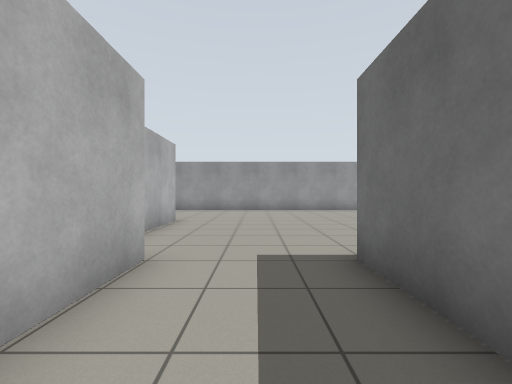
View 1 (above)

16 first-person views from a walk through a robot-simulator world made for Gazebo. The camera is 0.94 m above the floor, looks level and sees 90° across. The floor is counted in squares, 1 m on a side. Each view is taken from the middle of a square. On the plan, view 1 faces up. The plan holds only what a view shows up to about 10 squares ahead; the rest is blank.

View 2
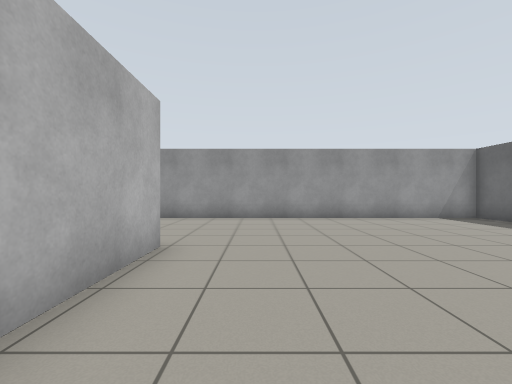

View 3
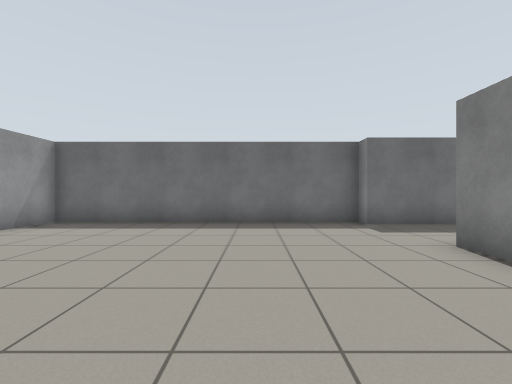

View 4
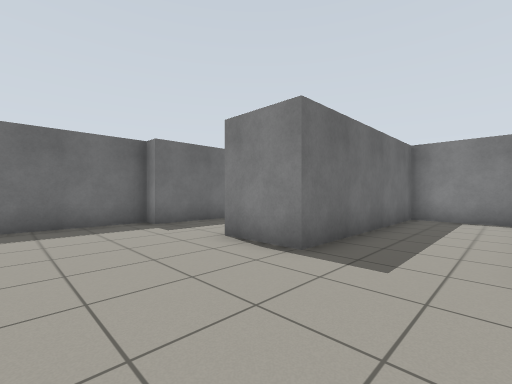

View 5
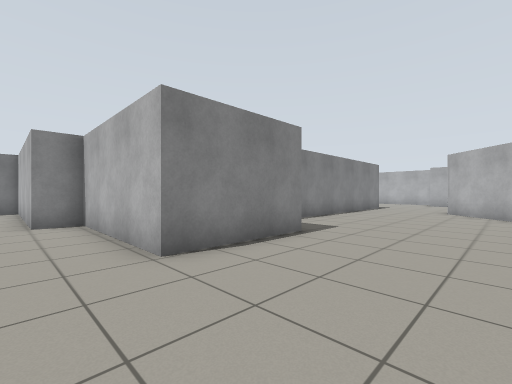

View 6
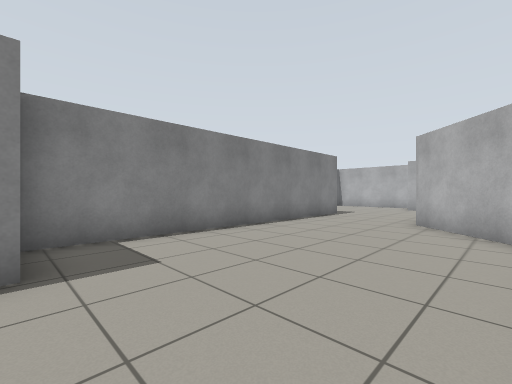

View 7
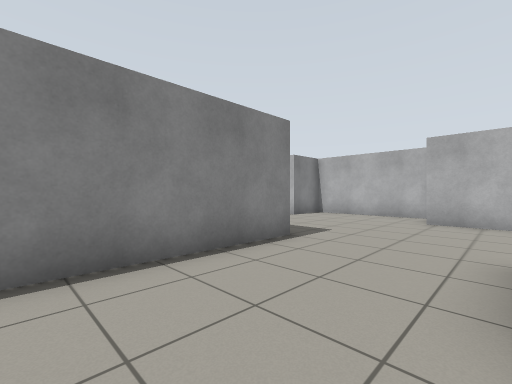

View 8
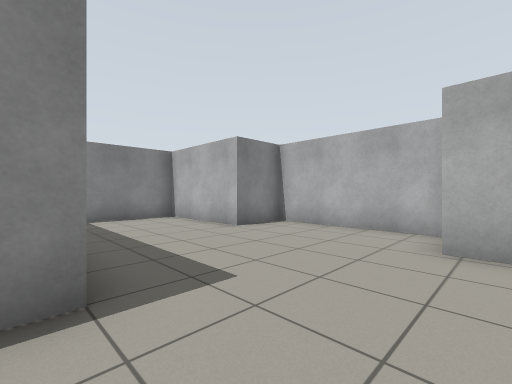

View 9
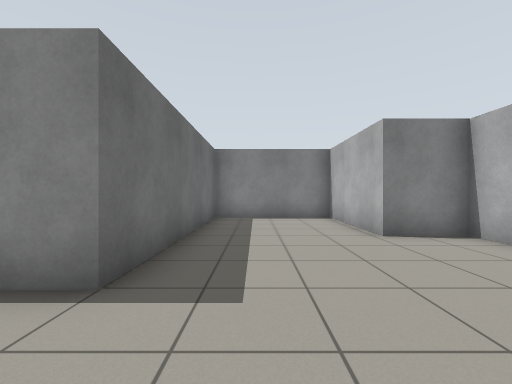

View 10
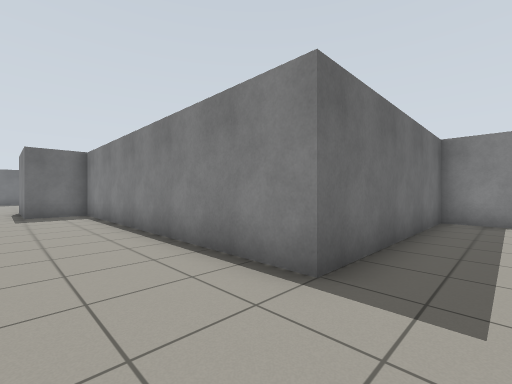

View 11
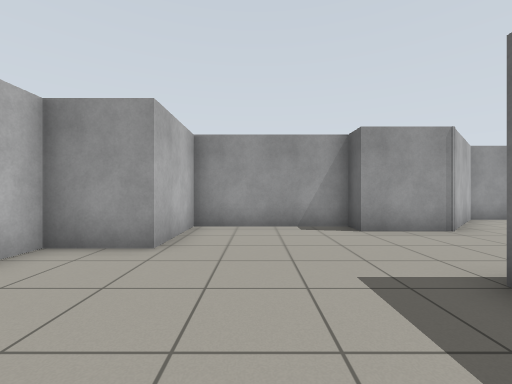

View 12
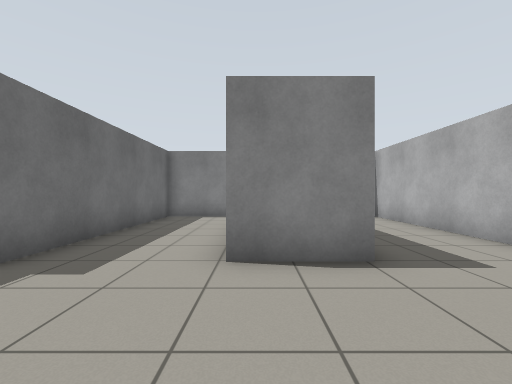

View 13
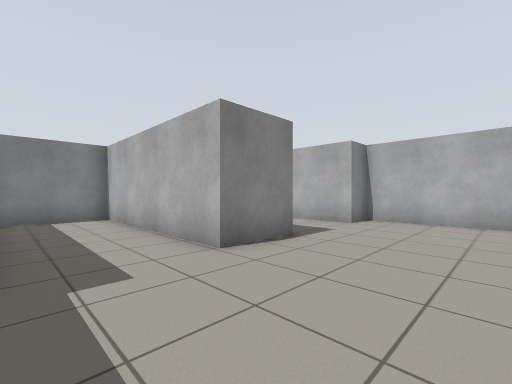

View 14
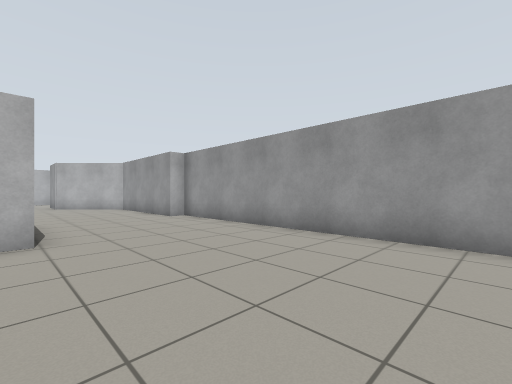

View 15
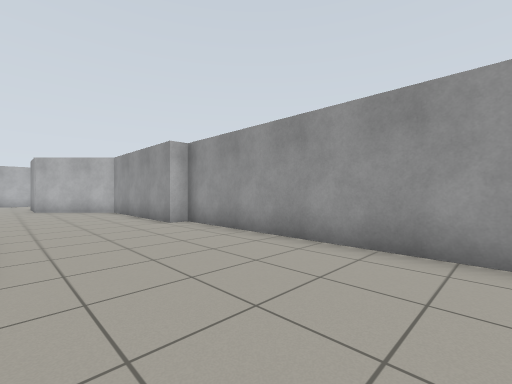

View 16
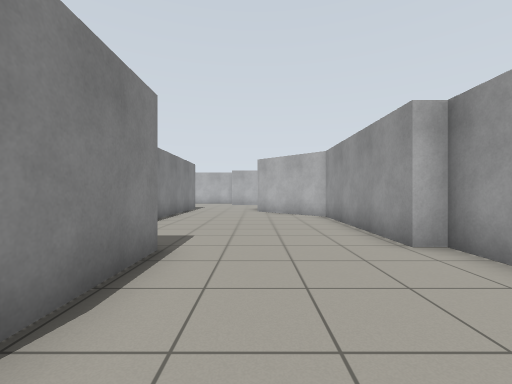

### Floor plan
Points are (right, up) in squares from view 1. A wall is a line through its corners. A room is listed if a view was taken in it or the views show most of it. See-through windows are left out.
Room 1 (views 1, 2, 3, 4, 5, 6, 7, 8, 9, 10, 11, 12, 13, 14, 15, 16)
walls: (-1, -2.8) (1.4, -2.8) (1.4, 3.6) (3.4, 3.6) (3.4, -2.8) (6.3, -2.8) (6.3, 3.8) (7, 3.8) (7, 13.3) (-6.3, 13.3) (-6.3, 12.7) (-11.7, 12.7) (-14.3, 10.1) (-16.5, 10.1) (-16.5, 11) (-20.7, 11) (-20.7, 8.3) (-22.6, 8.3) (-22.6, 3.6) (-20.7, 3.6) (-20.7, -0.3) (-16.5, -0.3) (-16.5, 6.6) (-6.2, 6.6) (-6.2, 8.4) (-2.6, 8.4) (-2.6, 3.6) (-1.5, 3.6) (-1.5, -2.9)

Positions as (right, up) in squares from view 1, and headings:
1: (0, 0), facing up
2: (-1, 4), facing up
3: (-1, 7), facing right
4: (-1, 7), facing down-right
5: (-1, 12), facing down-left
6: (-6, 12), facing down-left
7: (-12, 10), facing down-left
8: (-16, 9), facing down-left
9: (-18, 9), facing down
10: (-18, 9), facing down-right
11: (-19, 4), facing up
12: (3, 7), facing down
13: (6, 7), facing down-left
14: (3, 8), facing up-left
15: (1, 9), facing up-left
16: (-2, 10), facing left
